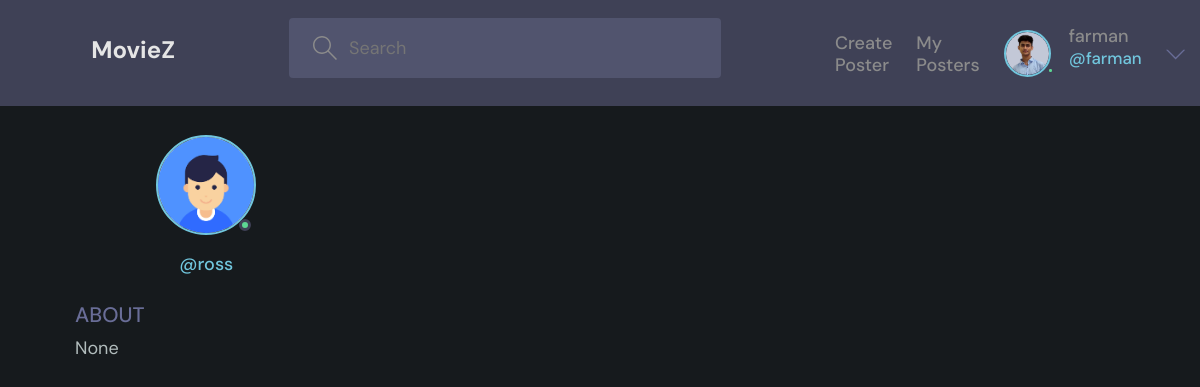
The app's page /account/profile/14 (signed in), older data.
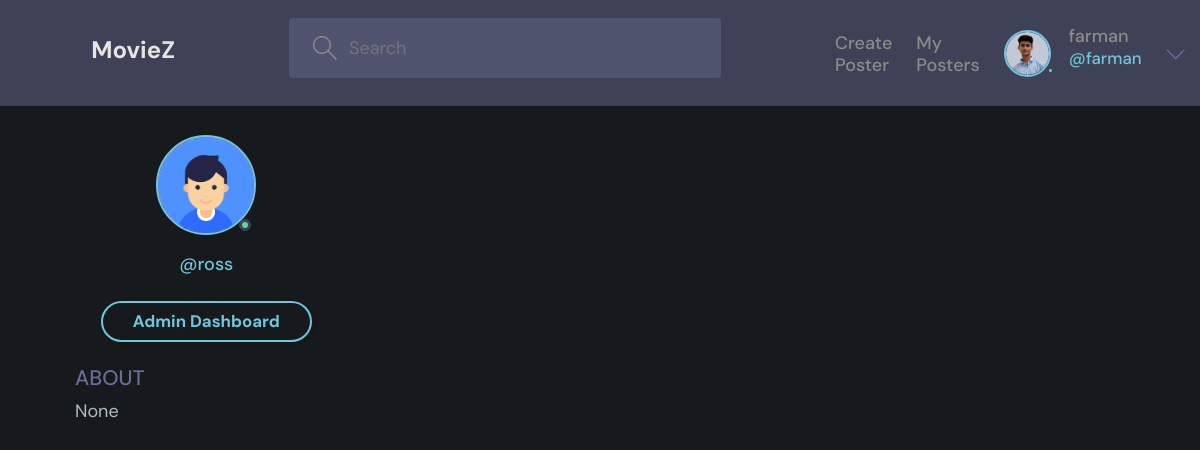
The same page, newer data.
### accounts/models.py (models this page shows, shortened)
class User(AbstractUser):
    ROLE_CHOICES = [
        ('member', 'Member'),
        ('admin', 'Admin')
    ]
    username=models.CharField(max_length=30)
    email = models.EmailField(unique=True, null=True)
    role = models.CharField(max_length= 30, choices = ROLE_CHOICES, default='member')
    photo = models.ImageField(upload_to='profile/%Y', null=True,blank=True, default='default.png')
    bio = models.TextField(null=True,blank=True)
    USERNAME_FIELD = 'email'
    REQUIRED_FIELDS = ['username']

### accounts/views.py (the view)
# urls.py: path('profile/<str:id>',views.userProfile, name="user-profile"),
def userProfile(request,id):
    profile = User.objects.get(pk=id)
    data={
        'profile':profile
    }
    return render(request,'accounts/profile.html',data)

### templates/accounts/profile.html (shortened to what this page needs)
{% extends 'main.html' %}
{% block content %}
<main class="profile-page layout layout--3">
    <div class="container">
      <div class="roomList">
        <div class="profile">
          <div class="profile__avatar">
            <div class="avatar avatar--large active">
              <img src="{{profile.photo.url}}" />
            </div>
          </div>
          <div class="profile__info">
            <p>@{{profile.username}}</p>
            {% if request.user.role == 'admin' %}
            <a href="{% url 'admin:index' %}" class="btn btn--main btn--pill" style="margin-top:10px;">Admin Dashboard</a>
            {% endif %}
          </div>
          <div class="profile__about">
            <h3>About</h3>
            <p>
              {{profile.bio}}
            </p>
          </div>
        </div>
      </div>
    </div>
  </main>
{% endblock content %}

### templates/main.html (shortened to what this page needs)
{% load static %}
<!DOCTYPE html>
<html lang="en">
<head>
    <link rel="stylesheet" href="https://cdn.jsdelivr.net/npm/bootstrap@4.5.3/dist/css/bootstrap.min.css"
>
    <link rel="stylesheet" href="{% static './css/base.css' %}">
  <link rel="stylesheet" href="{% static './css/utils.css' %}">
  <link rel="stylesheet" href="{% static './css/mediaquery.css' %}">
    <link rel="stylesheet" href="{% static './css/style.css' %}">
</head>
<body>
    {% include 'inc/header.html' %}
    {% block content %}
    {% endblock content %}
</body>
</html>

### templates/inc/header.html (shortened to what this page needs)
{% load static %}
<header class="header header--loggedIn">
    <div class="container">
      <a href="/" class="header__logo">
        <h1>MovieZ</h1>
      </a>
      {% if user.is_authenticated %}
      <form class="header__search" action="{% url 'posters' %}" method="GET">
        <label>
          <input name='q' placeholder="Search " />
        </label>
      </form>
      {% endif %}
      <nav class="header__menu">
        {% if request.user.is_authenticated %}
        <div class="header__user">
          <a href="{% url 'create-poster' %}" style="margin-top:15px">
            <p>Create Poster</p>
          </a>
          <a href="{% url 'posters' %}" style="margin-top:15px">
            <p>My Posters</p>
          </a>
          <a href="{% url 'user-profile' user.id %}">
            <div class="avatar avatar--medium active">
              <img src="{{user.photo.url}}" />
            </div>
            <p>{{user.username}}<span>@{{user.username}}</span></p>
          </a>
          <button class="dropdown-button">
            <svg version="1.1" xmlns="http://www.w3.org/2000/svg" width="32" height="32" viewBox="0 0 32 32">
              <title>chevron-down</title>
              <path d="M16 21l-13-13h-3l16 16 16-16h-3l-13 13z"></path>
            </svg>
          </button>
        </div>
        {% else %}
        <a href="{% url 'login' %}">
          <img src="{% static 'images/avatar.svg' %}" />
          <p>Login</p>
        </a>
        {% endif %}
      </nav>
    </div>
  </header>

### moviez/static/css/base.css (style rules this page uses)
:root { --primary: #232730; --secondary: #3a3e45; --white: #888787; --accent: #e56237; }
body { background-color: var(--primary); color: #fff; }
a { color: #fff; }
h2, h3 { color: var(--accent); }
main { overflow: hidden; }

### moviez/static/css/style.css (style rules this page uses)
:root { --color-main: #71c6dd; --color-main-light: #e1f6fb; --color-dark: #3f4156; --color-dark-medium: #51546e; --color-dark-light: #696d97; --color-light: #e5e5e5; --color-gray: #8b8b8b; --color-light-gray: #b2bdbd; --color-bg: #161a1d; --color-success: #5dd693; --color-error: #fc4b0b; }
* { font-family: "DM Sans", -apple-system, BlinkMacSystemFont, "Segoe UI", Roboto, Oxygen, Ubuntu, Cantarell, "Open Sans", "Helvetica Neue", sans-serif; margin: 0; padding: 0; box-sizing: border-box; text-rendering: optimizeLegibility; font-size: inherit; }
html { font-size: 70%; }
@media only screen and (min-width: 1200px) { html { font-size: 75%; } }
body { line-height: 1.6; font-weight: 400; font-size: 1.5rem; color: var(--color-light-gray); background-color: var(--color-bg); min-height: 100vh; }
a { display: inline-block; color: var(--color-main); text-decoration: none; }
.container { max-width: 120rem; width: 90%; margin: auto; }
.btn { background-color: transparent; border: none; display: inline-flex; align-items: center; gap: 1rem; cursor: pointer; transition: all ease-in-out 0.3s; padding: 1rem 2rem; border-radius: 5px; box-shadow: 1px 1px 3px 1px rgba(0, 0, 0, 0.15); font-weight: 500; }
.btn--main { background-color: var(--color-main); color: var(--color-dark); }
.btn--pill { border-radius: 10rem; font-size: 1.4rem; font-weight: 700; padding: 6px 2.5rem; color: var(--color-main); background: transparent; border: 2px solid var(--color-main); }
.avatar { position: relative; display: inline-block; border-radius: 50%; border: 2px solid var(--color-main); }
.avatar img { display: block; border-radius: 50%; object-fit: cover; object-position: center; }
.avatar::after { content: ""; display: block; position: absolute; background-color: var(--color-gray); z-index: 111; border-radius: 50%; border: 0.3rem solid var(--color-dark); }
.avatar.active::after { background-color: var(--color-success); }
.avatar.avatar--medium img { width: 3.6rem; height: 3.6rem; border-radius: 50%; }
.avatar.avatar--medium:after { width: 0.7rem; height: 0.7rem; bottom: 0px; right: -6px; }
.avatar.avatar--large img { display: block; width: 8rem; height: 8rem; border-radius: 50%; }
.avatar.avatar--large:after { width: 1rem; height: 1rem; bottom: 2px; right: 3.5px; }
.header { padding: 1.5rem; background-color: var(--color-dark); }
.header > .container { display: flex; gap: 9.5rem; }
.header__logo, .header__user { display: flex; gap: 2rem; align-items: center; }
.header__logo > h1 { font-weight: 700; font-size: 2rem; color: var(--color-light); }
.header__search > label { background-color: var(--color-dark-medium); padding: 1.3rem 1rem; display: flex; align-items: center; gap: 1rem; border-radius: 4px; }
.header__search svg { fill: var(--color-gray); width: 2rem; height: 2rem; margin-left: 1rem; }
.header__search input { width: 30rem; background: transparent; border: none; outline: none; color: var(--color-light); }
.header__menu { margin-left: auto; position: relative; }
.header__menu a { display: flex; gap: 1.5rem; align-items: center; font-weight: 500; text-decoration: none; color: var(--color-gray); }
.header__menu img { height: 3.6rem; }
.header__menu p { line-height: 1.2; }
.header__menu span { color: var(--color-main); font-weight: 500; font-size: 1.4rem; display: block; }
.header__menu svg { width: 1.6rem; height: 1.6rem; fill: var(--color-dark-light); }
.dropdown-button { background: transparent; border: 0; outline: 0; cursor: pointer; }
.layout { margin-top: 2.4rem; }
.layout > .container { display: flex; justify-content: space-between; align-items: flex-start; }
.layout--3 > .container > div:first-child { flex-basis: 18%; max-width: 22.5rem; }
.layout--3 > .container > div:last-child { flex-basis: 25%; }
.profile { margin-bottom: 3rem; }
.profile__avatar { text-align: center; }
.profile__info { text-align: center; }
.profile__info p { color: var(--color-main); font-weight: 500; margin-bottom: 1rem; }
.profile__about { margin-top: 2rem; }
.profile__about h3 { text-transform: uppercase; color: var(--color-dark-light); margin-bottom: 0.5rem; }

Row changes from the older to the newer data that the page shows:
changed User "farman": role "member" → "admin" (drawn)
Text that changed along with them:
text now shown: "Admin Dashboard"
